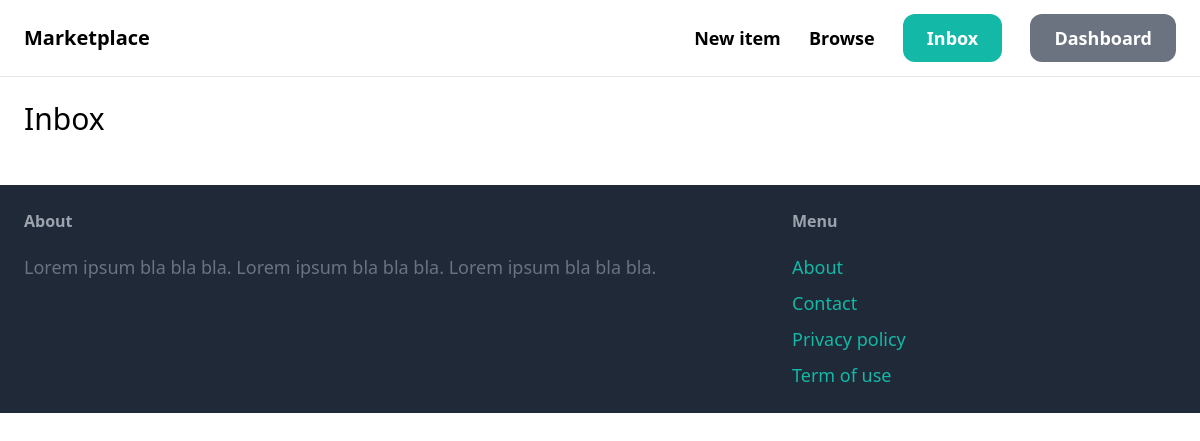
Page /inbox/ (signed in) on the earlier database version.
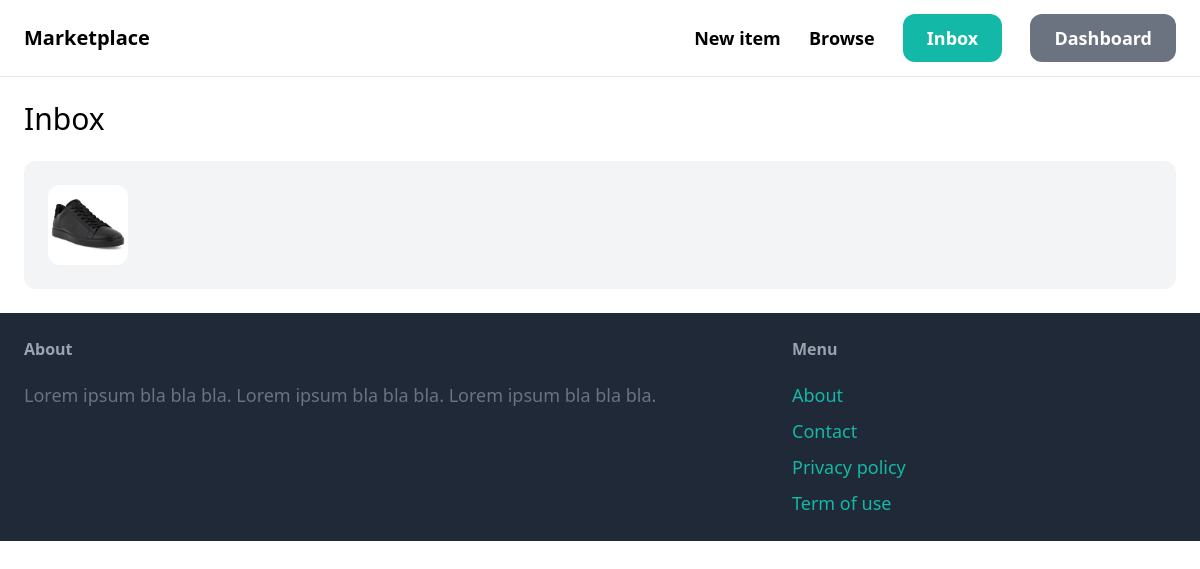
Same page on the later database version.
### conversation/models.py (models this page shows)
class Conversation(models.Model):
	item = models.ForeignKey(Item, related_name='conversations', on_delete=models.CASCADE)
	members = models.ManyToManyField(User, related_name='conversations')
	created_at = models.DateTimeField(auto_now_add=True)
	modified_at = models.DateTimeField(auto_now=True)
	class Meta:
		ordering = ('-modified_at',)

### item/models.py (models this page shows, shortened)
class Item(models.Model):
	category = models.ForeignKey(
		Category,
		related_name="categories",
		on_delete=models.CASCADE)
	name = models.CharField(max_length=255)
	description = models.TextField(blank=True, null=True)
	price = models.FloatField()
	image = models.ImageField(upload_to='item_images', blank=True, null=True)
	is_sold = models.BooleanField(default=False)
	created_by = models.ForeignKey(
		User,
		related_name='items',
		on_delete=models.CASCADE)
	created_at = models.DateTimeField(auto_now_add=True)

### conversation/views.py (the view)
# urls.py: path('', views.inbox, name='inbox'),
@login_required
def inbox(request):
	conversations = Conversation.objects.filter(members__in=[request.user.id])
	return render(request, 'conversation/inbox.html', {
		'conversations': conversations
		})

### conversation/templates/conversation/inbox.html (shortened to what this page needs)
{% extends 'base.html' %}
{% block content %}
<h1 class="mb-6 text-3xl">Inbox</h1>
	<div class="space-y-6">
		{% for conversation in conversations %}
			<a href="{% url 'conversation:detail' conversation.id %}" class="block">
				<div class="p-6 flex bg-gray-100 rounded-xl">
					<div class="pr-6">
						<img src="{{ conversation.item.image.url }}" class="w-20 rounded-xl" alt="">
					</div>
				</div>
			</a>
		{% endfor %}
	</div>
{% endblock %}

Differences in the rows shown:
added Conversation: item.image (picture)
